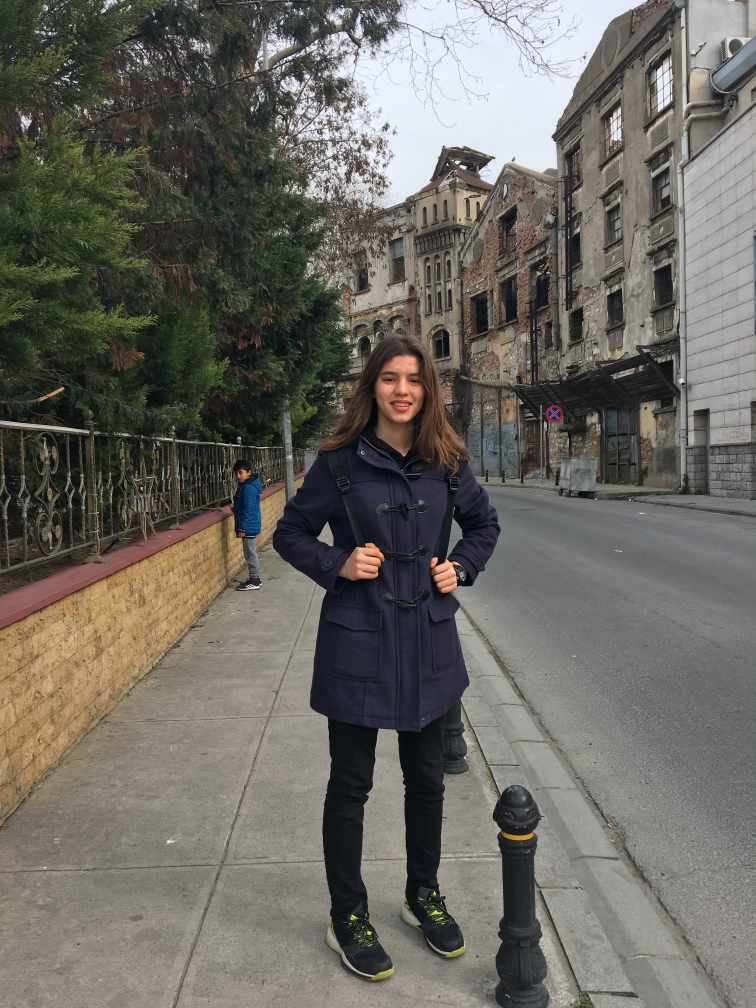
#> input picture photos/004.JPG, 3024 x 4032 px (shown at 1/4 size)
$ python some-examples.py
#> lines starting #> are read from the running program, lines starting #| are printed output that depends on the picture
import cv2
import matplotlib.pyplot as plt

image = cv2.imread("photos/004.JPG")
#> image is the input picture: shape (4032, 3024, 3); mean B, G, R 97.4, 104.1, 106.8
image = cv2.cvtColor(image, cv2.COLOR_BGR2RGB)

# When you crop an image like that, first you need to write height (on the top of left)
# and then weight (on the bottom of left)
cropped_image = image[0:2000, 0:1000]
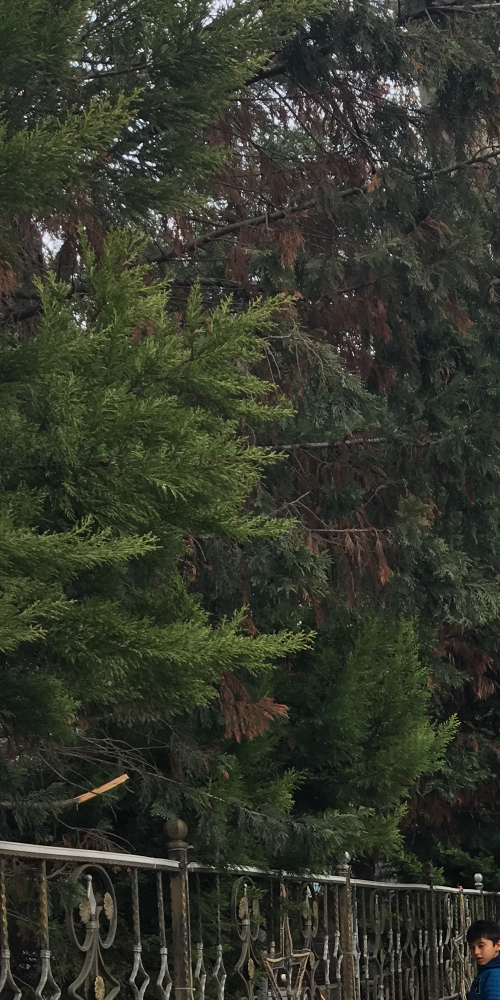
#> cropped_image: shape (2000, 1000, 3) (shown at 1/2 size); mean R, G, B 51.6, 55.1, 43.1

plt.subplot(121)
plt.imshow(image)
plt.title("Original Image")

plt.subplot(122)
plt.imshow(cropped_image)
plt.title("Cropped Image")

plt.show()
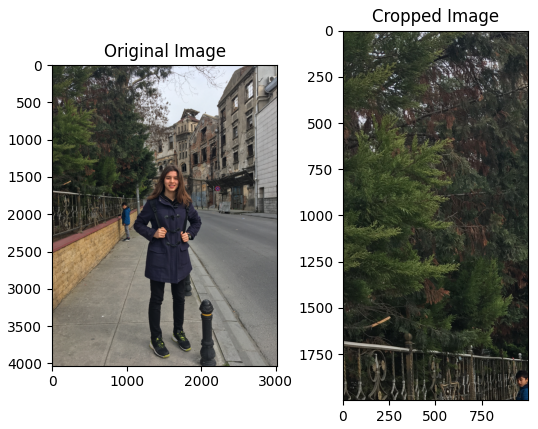
#> figure drawn by matplotlib, 2 panels
